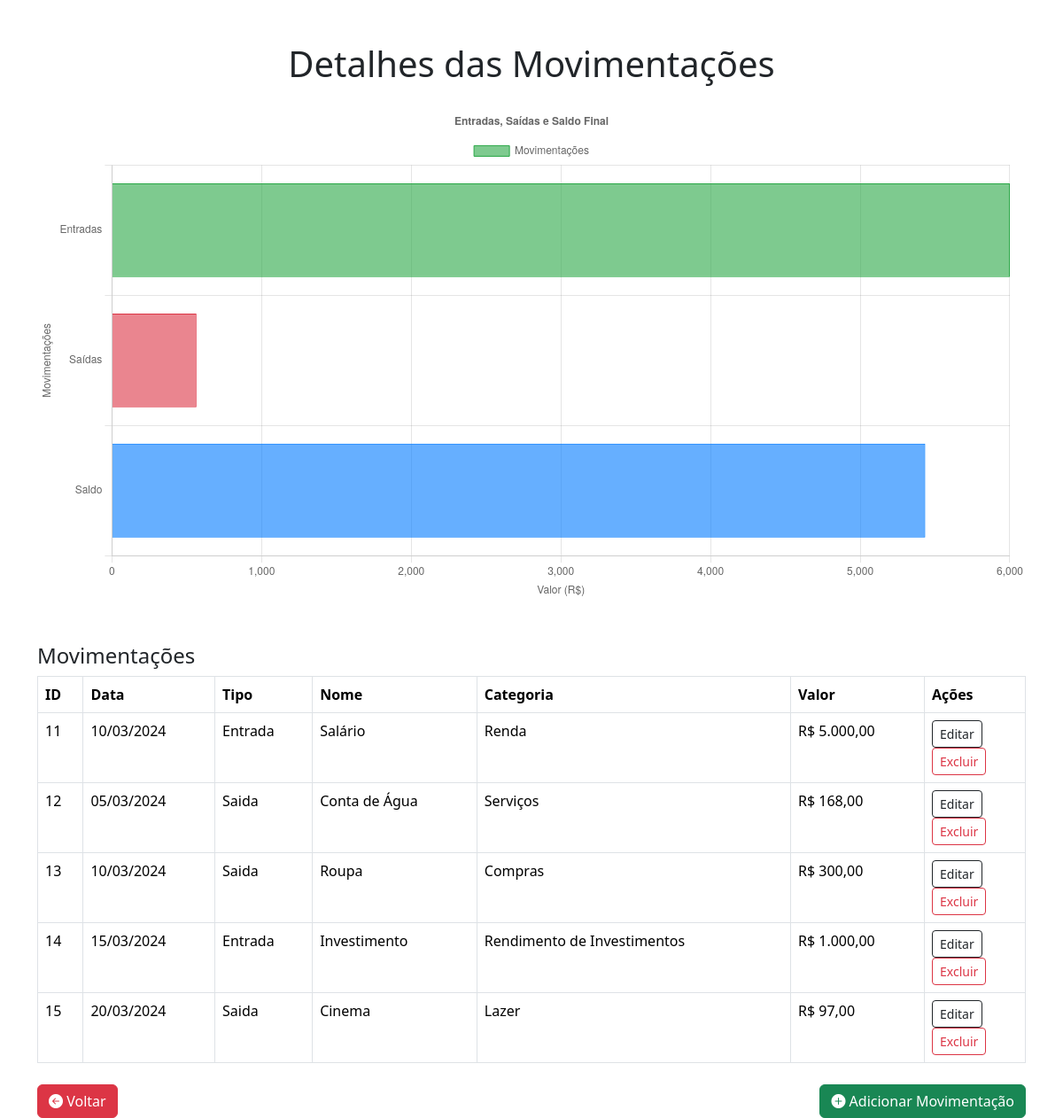
Page /detalhes_mes.php?id=3 on the committed database.
### tables this page shows
CREATE TABLE movimentacoes (
    id INT AUTO_INCREMENT,
    nome VARCHAR(100) NOT NULL,
    tipo ENUM('Saida', 'Entrada') NOT NULL,
    categoria ENUM('Alimentação', 'Transporte', 'Lazer', 'Saúde', 'Compras', 'Educação', 'Aplicação em Investimentos', 'Serviços', 'Renda', 'Rendimento de Investimentos', 'Renda Extra', 'Doação', 'Prêmio', 'Outros') NOT NULL,
    valor DECIMAL (7,2) NOT NULL,
    data DATE NOT NULL,
    mes_id INT NOT NULL,
    FOREIGN KEY (mes_id) REFERENCES Mes(id),
    PRIMARY KEY (id)
);

### detalhes_mes.php (the view, shortened to what this page needs)
<?php
require_once('conexao.php');
$mes_id = $_GET['id'];
$sql_movimentacoes = "SELECT t.id, t.data, t.tipo, t.nome, t.valor, t.categoria FROM movimentacoes t WHERE t.mes_id = $mes_id";
$result_movimentacoes = $conn->query($sql_movimentacoes);
$movimentacoes = [];
if ($result_movimentacoes->num_rows > 0) {
    while ($row = $result_movimentacoes->fetch_assoc()) {
        $movimentacoes[] = $row;
    }
} else {
    $movimentacoes = [];
}
$sql_resumo = "SELECT SUM(CASE WHEN t.tipo = 'Entrada' THEN t.valor ELSE 0 END) AS entradas,
                      SUM(CASE WHEN t.tipo = 'Saída' THEN t.valor ELSE 0 END) AS saidas
               FROM movimentacoes t
               WHERE t.mes_id = $mes_id";
$result_resumo = $conn->query($sql_resumo);
$resumo = $result_resumo->fetch_assoc();
$saldo_final = $resumo['entradas'] - $resumo['saidas'];
?>
<!DOCTYPE html>
<html lang="pt-br">
<head>
    <link href="https://cdn.jsdelivr.net/npm/bootstrap@5.3.3/dist/css/bootstrap.min.css" rel="stylesheet">
    <link rel="stylesheet" href="https://cdn.jsdelivr.net/npm/bootstrap-icons@1.11.3/font/bootstrap-icons.min.css">
</head>
<body>
    <div class="container mt-5">
        <h1 class="text-center">Detalhes das Movimentações</h1>
        <div>
            <canvas id="graficoMovimentacoes" class="mt-4"></canvas>
        </div>
        <h4 class="mt-5">Movimentações</h4>
        <table class="table table-bordered">
            <thead>
                <tr>
                    <th>ID</th>
                    <th>Data</th>
                    <th>Tipo</th>
                    <th>Nome</th>
                    <th>Categoria</th>
                    <th>Valor</th>
                    <th>Ações</th>
                </tr>
            </thead>
            <tbody>
                <?php foreach ($movimentacoes as $movimentacao) { ?>
                    <tr>
                        <td><?= $movimentacao['id'] ?></td>
                        <td><?= date('d/m/Y', strtotime($movimentacao['data'])) ?></td>
                        <td><?= $movimentacao['tipo'] ?></td>
                        <td><?= $movimentacao['nome'] ?></td>
                        <td><?= $movimentacao['categoria'] ?></td>
                        <td>R$ <?= number_format($movimentacao['valor'], 2, ',', '.') ?></td>
                        <td>
                            <a href="#editarMovimentacaoModal_<?= $movimentacao['id'] ?>" class="btn btn-sm btn-outline-dark" data-bs-toggle="modal">Editar</a>
                            <form action="" method="POST">
                                <button type="submit" class="btn-sm btn btn-outline-danger">Excluir</i></button>
                            </form>
                        </td>
                    </tr>
                <?php } ?>
            </tbody>
        </table>
    <div class="d-flex justify-content-between mt-4">
        <a href="index.php" class="btn btn-danger">
            <i class="bi bi-arrow-left-circle-fill"></i> Voltar
        </a>
        <a class="btn btn-success" href="#modalAdicionarMovimentacao?id=<?= $mes_id ?>" data-bs-toggle="modal" data-bs-target="#modalAdicionarMovimentacao">
            <i class="bi bi-plus-circle-fill"></i> Adicionar Movimentação
        </a>
    </div>
        <script>
            // Dados para o gráfico
            var entradas = <?php echo $resumo['entradas']; ?>;
            var saidas = <?php echo $resumo['saidas']; ?>;
            var saldo_final = <?php echo $saldo_final; ?>;
            // Configuração do gráfico de barras horizontais
            var ctx = document.getElementById('graficoMovimentacoes').getContext('2d');
            var chart = new Chart(ctx, {
                type: 'bar',
                data: {
                    labels: ['Entradas', 'Saídas', 'Saldo'],
                    datasets: [{
                        label: 'Movimentações',
                        data: [entradas, saidas, saldo_final],
                        backgroundColor: ['rgba(40, 167, 69, 0.6)', 'rgba(220, 53, 69, 0.6)', 'rgba(0, 123, 255, 0.6)'],
                        borderColor: ['rgba(40, 167, 69, 1)', 'rgba(220, 53, 69, 1)', 'rgba(0, 123, 255, 1)'],
                        borderWidth: 1
                    }]
                },
                options: {
                    responsive: true,
                    indexAxis: 'y',
                    scales: {
                        x: {
                            beginAtZero: true,
                            title: {
                                display: true,
                                text: 'Valor (R$)'
                            }
                        },
                        y: {
                            title: {
                                display: true,
                                text: 'Movimentações'
                            }
                        }
                    },
                    plugins: {
                        title: {
                            display: true,
                            text: 'Entradas, Saídas e Saldo Final'
                        },
                        tooltip: {
                            callbacks: {
                                label: function(tooltipItem) {
                                    return tooltipItem.dataset.label + ': R$ ' + tooltipItem.raw.toFixed(2);
                                }
                            }
                        }
                    }
                }
            });
        </script>
</body>
</html>

### rows in the picture
movimentacoes: id "11", data "10/03/2024", tipo "Entrada", nome "Salário", categoria "Renda", valor "5.000,00"
movimentacoes: id "12", data "05/03/2024", tipo "Saida", nome "Conta de Água", categoria "Serviços", valor "168,00"
movimentacoes: id "13", data "10/03/2024", tipo "Saida", nome "Roupa", categoria "Compras", valor "300,00"
movimentacoes: id "14", data "15/03/2024", tipo "Entrada", nome "Investimento", categoria "Rendimento de Investimentos", valor "1.000,00"
movimentacoes: id "15", data "20/03/2024", tipo "Saida", nome "Cinema", categoria "Lazer", valor "97,00"

### other values in the picture
chart data {{ $resumo['entradas'] }} 6000.00
chart data {{ $resumo['saidas'] }} 565.00
chart data {{ $saldo_final }} 5435
